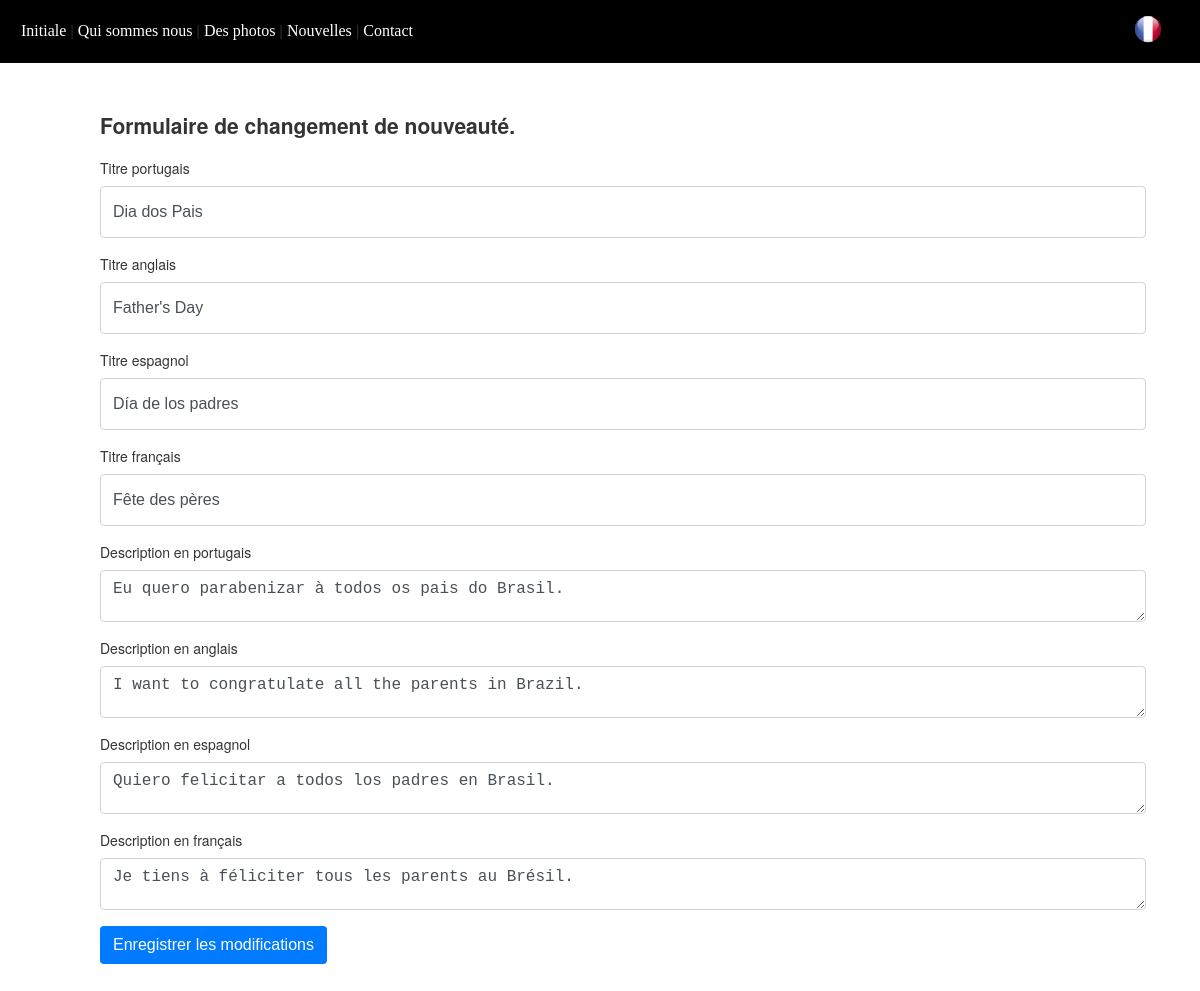
The page /editar.php?ID=2&idioma=fr on the database its author committed.
### tables this page shows
CREATE TABLE `novidade` (
  `ID` int(11) NOT NULL,
  `data` varchar(255) NOT NULL,
  `foto` varchar(255) NOT NULL,
  `titulo_br` varchar(255) NOT NULL,
  `titulo_us` varchar(255) NOT NULL,
  `titulo_es` varchar(255) NOT NULL,
  `titulo_fr` varchar(255) NOT NULL,
  `texto_br` text NOT NULL,
  `texto_us` text NOT NULL,
  `texto_es` text NOT NULL,
  `texto_fr` text NOT NULL,
  `status` varchar(20) NOT NULL
);

### idiomas/fr.php (called while the page is built)
<?php
$trad['titulo'] = 'Bonjour bienvenue';
$trad['textoindex'] = 'Vous êtes sur la page principale du système.';
$trad['textoquemsomos'] = 'Ici, vous en apprendrez un peu sur notre histoire..';
$trad['textofotos'] = 'Voir notre galerie de photos que nous avons préparées pour vous.';
$trad['textonovidades'] = 'Restez au courant de tout ce qui se passe.';
$trad['textocontato'] = 'Dites-nous ce que vous en pensez Questions, suggestions, astuces et critiques.';
$trad['labelnome'] = 'Prénom';
$trad['labelemail'] = 'Email';
$trad['labelassunto'] = 'Sujet';
$trad['labelmensagem'] = 'Message';
$trad['menu1'] = 'Initiale';
$trad['menu2'] = 'Qui sommes nous';
$trad['menu3'] = 'Des photos';
$trad['menu4'] = 'Nouvelles';
$trad['menu5'] = 'Contact';
$trad['titulofoto'] = 'Titre';
$trad['titulonovidade'] = 'Titre de nouveauté';
$trad['textonovidade'] = 'Description de la nouveauté';
$trad['datanovidade'] = 'Posté le';
$trad['labelnewtitulo'] = 'Titre de nouveauté';
$trad['labelnewfoto'] = 'Nouveauté photo';
$trad['labelnewtexto'] = 'Description de la nouveauté';
$trad['textonewcadastro'] = "Formulaire d'inscription aux nouvelles.";
$trad['textoneweditar'] = 'Formulaire de changement de nouveauté.';
$trad['botaonewcadastro'] = "S'inscrire Nouveau";
$trad['botaoeditar'] = 'Enregistrer les modifications';
$trad['botaocontato'] = 'Envoyer un message';
$trad['labeltitulobr'] = 'Titre portugais';
$trad['labeltitulous'] = 'Titre anglais';
$trad['labeltituloes'] = 'Titre espagnol';
$trad['labeltitulofr'] = 'Titre français';
$trad['labeltextobr'] = 'Description en portugais';
$trad['labeltextous'] = 'Description en anglais';
$trad['labeltextoes'] = 'Description en espagnol';
$trad['labeltextofr'] = 'Description en français';
?>

### editar.php (the view, shortened to what this page needs)
<?php
include "conexao.php";
?>
<?php
$ID = mysqli_real_escape_string($connect,$_GET['ID']);
$ln = mysqli_fetch_object(mysqli_query($connect,"SELECT * FROM novidade WHERE ID = '$ID'"));
?>
<!DOCTYPE html>
<html>
	<head>
		<link href="css/estilo.css" rel="stylesheet" type="text/css"/>
	</head>
	<body style="margin: 0; padding: 0">
		<?php include 'inc/idiomas_get.php'; ?>
		<?php include 'inc/menu.php'; ?>
		<div class="content">
			<h2><?php echo $trad['textoneweditar'];?></h2>
			<form class="clearfix" method="post" id="cad-adm">
			  <div class="form-group">
			    <label for="titulo"><?php echo $trad['labeltitulobr'];?> <span style="color: red" id="alertatitulo_br"></span></label>
			    <input type="text" class="form-control" name="titulo_br" id="titulo_br" placeholder="<?php echo $trad['labeltitulobr'];?>" value="<?php echo $ln->titulo_br; ?>">
			  </div>
			  <div class="form-group">
			    <label for="titulo_us"><?php echo $trad['labeltitulous'];?> <span style="color: red" id="alertatitulo_us"></span></label>
			    <input type="text" class="form-control" name="titulo_us" id="titulo_us" placeholder="<?php echo $trad['labeltitulous'];?>" value="<?php echo $ln->titulo_us; ?>">
			  </div>
			  <div class="form-group">
			    <label for="titulo_es"><?php echo $trad['labeltituloes'];?> <span style="color: red" id="alertatitulo_es"></span></label>
			    <input type="text" class="form-control" name="titulo_es" id="titulo_es" placeholder="<?php echo $trad['labeltituloes'];?>" value="<?php echo $ln->titulo_es; ?>">
			  </div>
			  <div class="form-group">
			    <label for="titulo_fr"><?php echo $trad['labeltitulofr'];?> <span style="color: red" id="alertatitulo_fr"></span></label>
			    <input type="text" class="form-control" name="titulo_fr" id="titulo_fr" placeholder="<?php echo $trad['labeltitulofr'];?>" value="<?php echo $ln->titulo_fr; ?>">
			  </div>
			  <div class="form-group">
			    <label for="texto"><?php echo $trad['labeltextobr'];?> <span style="color: red" id="alertatexto_br"></span></label>
			    <textarea type="text" name="texto_br" id="texto_br" tabindex="3" class="form-control" rows="3" placeholder="<?php echo $trad['labeltextobr'];?>"><?php echo $ln->texto_br; ?></textarea>
			  </div>
			  <div class="form-group">
			    <label for="texto_us"><?php echo $trad['labeltextous'];?> <span style="color: red" id="alertatexto_us"></span></label>
			    <textarea type="text" name="texto_us" id="texto_us" tabindex="3" class="form-control" rows="3" placeholder="<?php echo $trad['labeltextous'];?>"><?php echo $ln->texto_us; ?></textarea>
			  </div>
			  <div class="form-group">
			    <label for="texto_es"><?php echo $trad['labeltextoes'];?> <span style="color: red" id="alertatexto_es"></span></label>
			    <textarea type="text" name="texto_es" id="texto_es" tabindex="3" class="form-control" rows="3" placeholder="<?php echo $trad['labeltextoes'];?>"><?php echo $ln->texto_es; ?></textarea>
			  </div>
			  <div class="form-group">
			    <label for="texto_fr"><?php echo $trad['labeltextofr'];?> <span style="color: red" id="alertatexto_fr"></span></label>
			    <textarea type="text" name="texto_fr" id="texto_fr" tabindex="3" class="form-control" rows="3" placeholder="<?php echo $trad['labeltextofr'];?>"><?php echo $ln->texto_fr; ?></textarea>
			  </div>
			  <div class="form-group">
			    <button name="salvar" type="submit"  id="salvar" tabindex="5" class="btn btn-primary"><?php echo $trad['botaoeditar'];?></button>
			  </div>
			</form>
		</div>
	</body>
</html>

### css/estilo.css (style rules this page uses)
body { font-family: "Helvetica Neue",Helvetica,Arial,sans-serif; font-size: 14px; line-height: 1.42857143; color: #333; text-decoration: none; }
.content { width: 85%; padding: 20px 100px 50px 100px; }
.form-group { margin-bottom: 1rem; }
label { display: inline-block; margin-bottom: 0.5rem; }
.form-control { display: block; width: 100%; height: calc(2.25rem + 2px); padding: 0.375rem 0.75rem; font-size: 1rem; line-height: 1.5; color: #495057; background-color: #fff; background-clip: padding-box; border: 1px solid #ced4da; border-radius: 0.25rem; transition: border-color 0.15s ease-in-out, box-shadow 0.15s ease-in-out; }
::marker { text-align: end; unicode-bidi: isolate; font-variant-numeric: tabular-nums; }
.btn-primary { color: #fff; background-color: #007bff; border-color: #007bff; }
.btn { display: inline-block; font-weight: 400; text-align: center; white-space: nowrap; vertical-align: middle; -webkit-user-select: none; -moz-user-select: none; -ms-user-select: none; user-select: none; border: 1px solid transparent; padding: 0.375rem 0.75rem; font-size: 1rem; line-height: 1.5; border-radius: 0.25rem; text-decoration: none; cursor: pointer; transition: color 0.15s ease-in-out, background-color 0.15s ease-in-out, border-color 0.15s ease-in-out, box-shadow 0.15s ease-in-out; }

### rows shown on the page
novidade: titulo_br "Dia dos Pais", titulo_us "Father's Day", titulo_es "Día de los padres", titulo_fr "Fête des pères", texto_br "Eu quero parabenizar à todos os pais do Brasil.", texto_us "I want to congratulate all the parents in Brazil.", texto_es "Quiero felicitar a todos los padres en Brasil.", texto_fr "Je tiens à féliciter tous les parents au Brésil."

### other values the page prints
$trad['menu1'] "Initiale"
$trad['menu2'] "Qui sommes nous"
$trad['menu3'] "Des photos"
$trad['menu4'] "Nouvelles"
$trad['menu5'] "Contact"
$trad['textoneweditar'] "Formulaire de changement de nouveauté."
$trad['labeltitulobr'] "Titre portugais"
$trad['labeltitulous'] "Titre anglais"
$trad['labeltituloes'] "Titre espagnol"
$trad['labeltitulofr'] "Titre français"
$trad['labeltextobr'] "Description en portugais"
$trad['labeltextous'] "Description en anglais"
$trad['labeltextoes'] "Description en espagnol"
$trad['labeltextofr'] "Description en français"
$trad['botaoeditar'] "Enregistrer les modifications"
